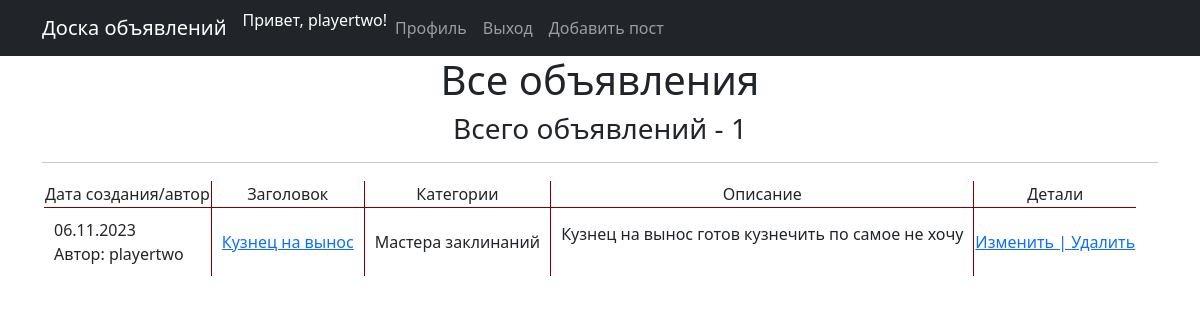
The page /posts_profile/ (signed in) on the database its author committed.
### board/models.py (models this page shows, shortened)
class Post(models.Model):
    author = models.ForeignKey(User, on_delete=models.CASCADE, verbose_name='Автор')
    LIST_CHOICE = [
        ('Tanks', 'Танки'),
        ('Healers', 'Хилы'),
        ('DD', 'ДД'),
        ('Traders', 'Торговцы'),
        ('GM', 'Гилдмастеры'),
        ('QG', 'Квестгиверы'),
        ('Smiths', 'Кузнецы'),
        ('Leatherworkers', 'Кожевники'),
        ('Potions', 'Зельевары'),
        ('Spell', 'Мастера заклинаний')
    ]
    category = models.CharField(max_length=18, choices=LIST_CHOICE, verbose_name='Категория')
    title = models.CharField(max_length=256, verbose_name='Название')
    content = RichTextUploadingField(config_name='special', verbose_name='Текст', null=True)
    data_creation = models.DateTimeField(auto_now_add=True, verbose_name='Время создания')

### board/views.py (the view)
# urls.py: path('posts_profile/', PostListProfile.as_view(), name='posts_profile'),
class PostListProfile(ListView):  # список объявлений
    model = Post
    template_name = 'profile/posts_profile.html'
    context_object_name = 'posts_profile'
    ordering = '-data_creation'
    paginate_by = 10  # вывод 10 записей на страницу
    def get_queryset(self):
        return Post.objects.filter(author=self.request.user)

### templates/profile/posts_profile.html (shortened to what this page needs)
{% extends 'flatpages/default.html' %}
{% block content %}
    <h1>Все объявления</h1>
    <h3>Всего объявлений - {{ page_obj.paginator.count }}</h3>
    <hr>
    {% if posts_profile %}
        <table style="border: 2px solid white">
            <tr>
                <td style="border: 1px solid maroon">Дата создания/автор</td>
                <td style="border: 1px solid maroon">Заголовок</td>
                <td style="border: 1px solid maroon">Категории</td>
                <td style="border: 1px solid maroon">Описание</td>
                {% if perms.board.change_post or perms.board.delete_post %}
                    <td style="border: 1px solid maroon">Детали</td>
                {% endif %}
            </tr>
            {% for post in posts_profile %}
                <tr>
                    <td style="border: 1px solid maroon; text-align: left; padding: 10px">{{ post.data_creation|date:'d.m.Y' }}<br>Автор: {{ post.author }}
                    </td>
                    <td style="border: 1px solid maroon; padding: 10px"><a href="{% url 'post' post.id %}">{{ post.title }}</a></td>
                    <td style="border: 1px solid maroon; text-align: left; padding: 10px">{{ post.get_category_display }}</td>
                    <td style="border: 1px solid maroon; text-align: left; padding: 10px">{{ post.content }}</td>
                    <td>
                        {% if post.author == request.user %}
                            {% if perms.board.change_post %}
                                <a href="{% url 'edit_post' post.id %}">Изменить | </a>
                            {% endif %}
                            {% if perms.board.delete_post %}
                                <a href="{% url 'delete_post' post.id %}">Удалить </a>
                            {% endif %}
                        {% endif %}
                    </td>
                </tr>
            {% endfor %}
        </table>
    {% else %}
        <h2>Пусто!!!</h2>
    {% endif %}
{% endblock content %}

### templates/flatpages/default.html (shortened to what this page needs)
<!DOCTYPE html>
{% load static %}
<html lang="ru">
    <head>
        <link href="{% static 'css/styles.css' %}" rel="stylesheet" />
    </head>
    <body>
        <nav class="navbar navbar-expand-lg navbar-dark bg-dark static-top">
           <div class="container">
               <a class="navbar-brand" href="/posts">Доска объявлений</a>
               <div class="collapse navbar-collapse" id="navbarResponsive">
                   <ul class="navbar-nav ml-auto">
				{% if request.user.is_authenticated %}
                    <li class="nav-item" style="color: #ffffff">Привет, {{ request.user.username }}!</li>
                    <li class="nav-item"><a class="nav-link" href="/profile/">Профиль</a></li>
                    <li class="nav-item"><a class="nav-link" href="/accounts/logout/">Выход</a></li>
                {% else %}
                     <li class="nav-item"><a class="nav-link" href="/accounts/login/">Пожалуйста, войдите на сайт.</a></li>
                {% endif %}
               {% if perms.board.change_post or perms.board.delete_post %}
					<li class="nav-item"><a class="nav-link" href="/posts/add/">Добавить пост</a>
                       </li>
               {% endif %}
                   </ul>
               </div>
           </div>
        </nav>
        <div class="container">
           <div class="row">
               <div class="col-lg-12 text-center">
               {% autoescape off %}
                   {% block content %}{% endblock content %}
               {% endautoescape %}
               </div>
           </div>
        </div>
    </body>
</html>

### rows shown on the page
Post: data_creation "06.11.2023", author "playertwo", title "Кузнец на вынос", category "Мастера заклинаний", content "Кузнец на вынос готов кузнечить по самое не хочу", shows "Изменить |", shows "Удалить"

### other values the page prints
{{ request.user.username }} "playertwo"
{{ page_obj.paginator.count }} "1"
